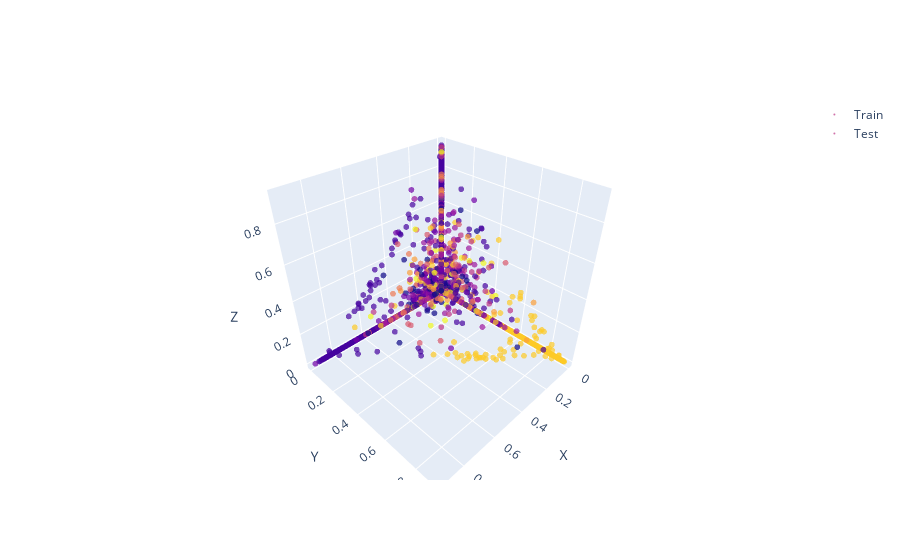

Notebook code cell kept with this figure:
### Code cell
# Visualiser les clusters d'entraînement et les prédictions sur les données de test en 3D
# Créer les coordonnées x, y et z pour chaque point de données
x_train = train_topic_assignments_lda[:, 0]
y_train = train_topic_assignments_lda[:, 1]
z_train = train_topic_assignments_lda[:, 2]

x_test = test_topic_assignments_lda[:, 0]
y_test = test_topic_assignments_lda[:, 1]
z_test = test_topic_assignments_lda[:, 2]

# Afficher les clusters trouvés lors de l'entraînement en 3D
lda_labels = KMeans(n_clusters=10, random_state=0).fit_predict(train_topic_assignments_lda)

fig = go.Figure(data=[
    go.Scatter3d(x=x_train, y=y_train, z=z_train, mode='markers', marker=dict(size=2, opacity=0.7, color=lda_labels),name='Train'),
    go.Scatter3d(x=x_test, y=y_test, z=z_test, mode='markers', marker=dict(size=2, opacity=0.7, color=lda_labels),name='Test')
])
fig.update_layout(scene=dict(xaxis_title='X', yaxis_title='Y', zaxis_title='Z'))

fig.show()

### Figure 1 — Plotly figure (JSON) as saved in the notebook; plotly's stock layout.template omitted (floating-point values rounded to 4 significant figures; data arrays with more than 128 entries replaced by an {"elided": "..."} marker saying what was removed)
{"data": [{"marker": {"color": {"elided": "18846 int values"}, "opacity": 0.7, "size": 2}, "mode": "markers", "name": "Train", "type": "scatter3d", "x": {"elided": "18846 float values"}, "y": {"elided": "18846 float values"}, "z": {"elided": "18846 float values"}}, {"marker": {"color": {"elided": "18846 int values"}, "opacity": 0.7, "size": 2}, "mode": "markers", "name": "Test", "type": "scatter3d", "x": {"elided": "3770 float values"}, "y": {"elided": "3770 float values"}, "z": {"elided": "3770 float values"}}], "layout": {"scene": {"xaxis": {"title": {"text": "X"}}, "yaxis": {"title": {"text": "Y"}}, "zaxis": {"title": {"text": "Z"}}}}}
